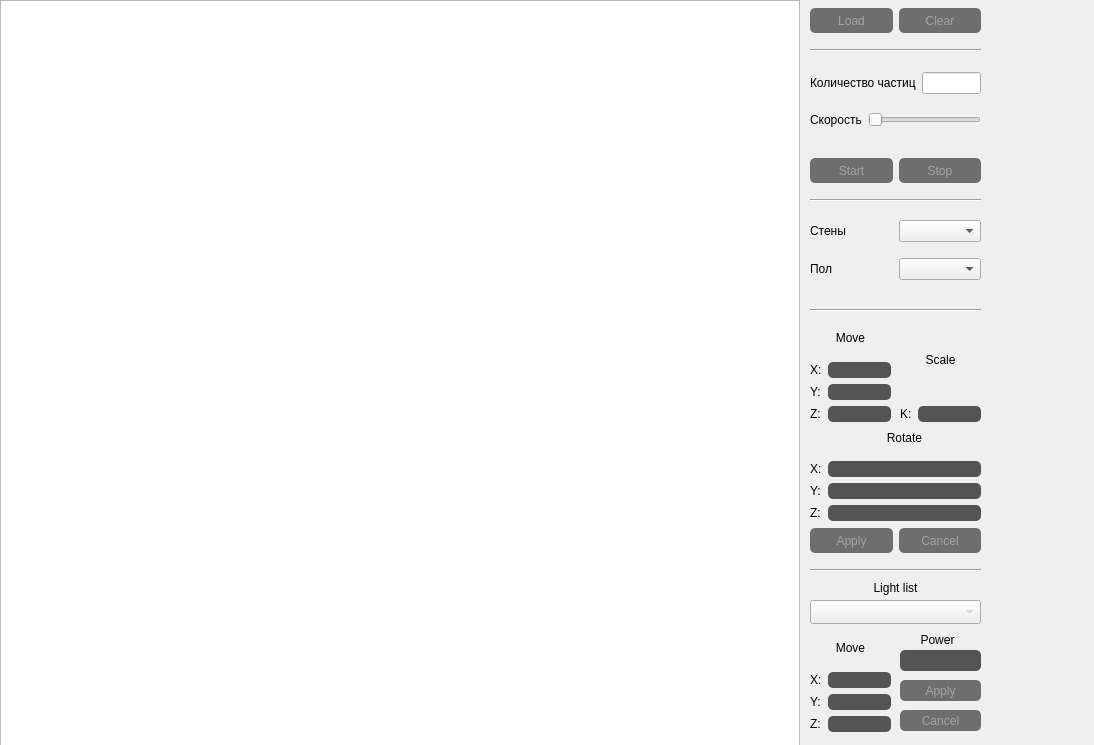
<?xml version="1.0" encoding="UTF-8"?>
<ui version="4.0">
 <class>MainWindow</class>
 <widget class="QMainWindow" name="MainWindow">
  <property name="geometry">
   <rect>
    <x>0</x>
    <y>0</y>
    <width>1094</width>
    <height>745</height>
   </rect>
  </property>
  <property name="windowTitle">
   <string>MainWindow</string>
  </property>
  <property name="styleSheet">
   <string notr="true">QDialog {
	background: rgba(50, 50, 50, 255);
}</string>
  </property>
  <widget class="QWidget" name="centralwidget">
   <widget class="QGraphicsView" name="graphicsView">
    <property name="geometry">
     <rect>
      <x>0</x>
      <y>0</y>
      <width>800</width>
      <height>800</height>
     </rect>
    </property>
   </widget>
   <widget class="QWidget" name="verticalLayoutWidget">
    <property name="geometry">
     <rect>
      <x>810</x>
      <y>320</y>
      <width>81</width>
      <height>102</height>
     </rect>
    </property>
    <layout class="QVBoxLayout" name="verticalLayout">
     <item>
      <widget class="QLabel" name="lbl_model_move">
       <property name="text">
        <string>Move</string>
       </property>
       <property name="alignment">
        <set>Qt::AlignCenter</set>
       </property>
      </widget>
     </item>
     <item>
      <layout class="QGridLayout" name="gridLayout">
       <item row="1" column="1">
        <widget class="QLineEdit" name="le_mmove_y">
         <property name="styleSheet">
          <string notr="true">QLineEdit {
    background: rgba(20, 20, 20, 180);
	color: rgba(200, 200, 200, 255);
	border-style: inset;
    border-radius: 5px;
}</string>
         </property>
        </widget>
       </item>
       <item row="0" column="1">
        <widget class="QLineEdit" name="le_mmove_x">
         <property name="styleSheet">
          <string notr="true">QLineEdit {
    background: rgba(20, 20, 20, 180);
	color: rgba(200, 200, 200, 255);
	border-style: inset;
    border-radius: 5px;
}</string>
         </property>
        </widget>
       </item>
       <item row="0" column="0">
        <widget class="QLabel" name="lbl_mmove_x">
         <property name="text">
          <string>X:</string>
         </property>
        </widget>
       </item>
       <item row="1" column="0">
        <widget class="QLabel" name="lbl_mmove_y">
         <property name="text">
          <string>Y:</string>
         </property>
        </widget>
       </item>
       <item row="2" column="0">
        <widget class="QLabel" name="lbl_mmove_z">
         <property name="text">
          <string>Z:</string>
         </property>
        </widget>
       </item>
       <item row="2" column="1">
        <widget class="QLineEdit" name="le_mmove_z">
         <property name="styleSheet">
          <string notr="true">QLineEdit {
    background: rgba(20, 20, 20, 180);
	color: rgba(200, 200, 200, 255);
	border-style: inset;
    border-radius: 5px;
}</string>
         </property>
        </widget>
       </item>
      </layout>
     </item>
    </layout>
   </widget>
   <widget class="QWidget" name="verticalLayoutWidget_2">
    <property name="geometry">
     <rect>
      <x>900</x>
      <y>320</y>
      <width>81</width>
      <height>102</height>
     </rect>
    </property>
    <layout class="QVBoxLayout" name="verticalLayout_2">
     <item>
      <widget class="QLabel" name="lbl_model_scale">
       <property name="text">
        <string>Scale</string>
       </property>
       <property name="alignment">
        <set>Qt::AlignCenter</set>
       </property>
      </widget>
     </item>
     <item>
      <layout class="QGridLayout" name="gridLayout_2">
       <item row="0" column="0">
        <widget class="QLabel" name="lbl_mscale_x">
         <property name="text">
          <string>K:</string>
         </property>
        </widget>
       </item>
       <item row="0" column="1">
        <widget class="QLineEdit" name="le_mscale_x">
         <property name="styleSheet">
          <string notr="true">QLineEdit {
    background: rgba(20, 20, 20, 180);
	color: rgba(200, 200, 200, 255);
	border-style: inset;
    border-radius: 5px;
}</string>
         </property>
        </widget>
       </item>
      </layout>
     </item>
    </layout>
   </widget>
   <widget class="Line" name="line">
    <property name="geometry">
     <rect>
      <x>810</x>
      <y>560</y>
      <width>171</width>
      <height>20</height>
     </rect>
    </property>
    <property name="orientation">
     <enum>Qt::Horizontal</enum>
    </property>
   </widget>
   <widget class="QComboBox" name="comboBox_light">
    <property name="geometry">
     <rect>
      <x>810</x>
      <y>600</y>
      <width>171</width>
      <height>24</height>
     </rect>
    </property>
    <property name="styleSheet">
     <string notr="true">QComboBox{
	color: rgba(200, 200, 200, 255);
}

QComboBox:on{
    background-color: rgba(30, 30, 30, 180);
	color: rgba(200, 200, 200, 255);
}</string>
    </property>
   </widget>
   <widget class="QLabel" name="lbl_lights">
    <property name="geometry">
     <rect>
      <x>810</x>
      <y>580</y>
      <width>171</width>
      <height>16</height>
     </rect>
    </property>
    <property name="text">
     <string>Light list</string>
    </property>
    <property name="alignment">
     <set>Qt::AlignCenter</set>
    </property>
   </widget>
   <widget class="QWidget" name="verticalLayoutWidget_5">
    <property name="geometry">
     <rect>
      <x>810</x>
      <y>630</y>
      <width>81</width>
      <height>102</height>
     </rect>
    </property>
    <layout class="QVBoxLayout" name="verticalLayout_5">
     <item>
      <widget class="QLabel" name="lbl_lmove">
       <property name="text">
        <string>Move</string>
       </property>
       <property name="alignment">
        <set>Qt::AlignCenter</set>
       </property>
      </widget>
     </item>
     <item>
      <layout class="QGridLayout" name="gridLayout_5">
       <item row="1" column="1">
        <widget class="QLineEdit" name="le_lmove_y">
         <property name="styleSheet">
          <string notr="true">QLineEdit {
    background: rgba(20, 20, 20, 180);
	color: rgba(200, 200, 200, 255);
	border-style: inset;
    border-radius: 5px;
}</string>
         </property>
        </widget>
       </item>
       <item row="0" column="1">
        <widget class="QLineEdit" name="le_lmove_x">
         <property name="styleSheet">
          <string notr="true">QLineEdit {
    background: rgba(20, 20, 20, 180);
	color: rgba(200, 200, 200, 255);
	border-style: inset;
    border-radius: 5px;
}</string>
         </property>
        </widget>
       </item>
       <item row="0" column="0">
        <widget class="QLabel" name="lbl_lmove_x">
         <property name="text">
          <string>X:</string>
         </property>
        </widget>
       </item>
       <item row="1" column="0">
        <widget class="QLabel" name="lbl_lmove_y">
         <property name="text">
          <string>Y:</string>
         </property>
        </widget>
       </item>
       <item row="2" column="0">
        <widget class="QLabel" name="lbl_lmove_z">
         <property name="text">
          <string>Z:</string>
         </property>
        </widget>
       </item>
       <item row="2" column="1">
        <widget class="QLineEdit" name="le_lmove_z">
         <property name="styleSheet">
          <string notr="true">QLineEdit {
    background: rgba(20, 20, 20, 180);
	color: rgba(200, 200, 200, 255);
	border-style: inset;
    border-radius: 5px;
}</string>
         </property>
        </widget>
       </item>
      </layout>
     </item>
    </layout>
   </widget>
   <widget class="QWidget" name="verticalLayoutWidget_6">
    <property name="geometry">
     <rect>
      <x>810</x>
      <y>420</y>
      <width>171</width>
      <height>101</height>
     </rect>
    </property>
    <layout class="QVBoxLayout" name="verticalLayout_6">
     <item>
      <layout class="QGridLayout" name="gridLayout_6">
       <item row="1" column="0">
        <widget class="QLabel" name="lbl_mrotate_x">
         <property name="text">
          <string>X:</string>
         </property>
        </widget>
       </item>
       <item row="0" column="1">
        <widget class="QLabel" name="lbl_mrotate">
         <property name="text">
          <string>Rotate</string>
         </property>
         <property name="alignment">
          <set>Qt::AlignCenter</set>
         </property>
        </widget>
       </item>
       <item row="2" column="1">
        <widget class="QLineEdit" name="le_mrotate_y">
         <property name="styleSheet">
          <string notr="true">QLineEdit {
    background: rgba(20, 20, 20, 180);
	color: rgba(200, 200, 200, 255);
	border-style: inset;
    border-radius: 5px;
}</string>
         </property>
        </widget>
       </item>
       <item row="3" column="0">
        <widget class="QLabel" name="lbl_mrotate_z">
         <property name="text">
          <string>Z:</string>
         </property>
        </widget>
       </item>
       <item row="1" column="1">
        <widget class="QLineEdit" name="le_mrotate_x">
         <property name="styleSheet">
          <string notr="true">QLineEdit {
    background: rgba(20, 20, 20, 180);
	color: rgba(200, 200, 200, 255);
	border-style: inset;
    border-radius: 5px;
}</string>
         </property>
        </widget>
       </item>
       <item row="2" column="0">
        <widget class="QLabel" name="lbl_mrotate_y">
         <property name="text">
          <string>Y:</string>
         </property>
        </widget>
       </item>
       <item row="3" column="1">
        <widget class="QLineEdit" name="le_mrotate_z">
         <property name="styleSheet">
          <string notr="true">QLineEdit {
    background: rgba(20, 20, 20, 180);
	color: rgba(200, 200, 200, 255);
	border-style: inset;
    border-radius: 5px;
}</string>
         </property>
        </widget>
       </item>
      </layout>
     </item>
    </layout>
   </widget>
   <widget class="QPushButton" name="pushButton_lapply">
    <property name="geometry">
     <rect>
      <x>900</x>
      <y>680</y>
      <width>81</width>
      <height>21</height>
     </rect>
    </property>
    <property name="styleSheet">
     <string notr="true">QPushButton {
    color: rgba(200, 200, 200, 150);
    border-radius: 5px;
    background: rgba(20, 20, 20, 150);
    }

QPushButton:hover {
    background: rgba(10, 10, 10, 150);
    }

QPushButton:pressed {
    border-style: inset;
    background: rgba(0, 0, 0, 150);
   }</string>
    </property>
    <property name="text">
     <string>Apply</string>
    </property>
   </widget>
   <widget class="QPushButton" name="pushButton_lcancel">
    <property name="geometry">
     <rect>
      <x>900</x>
      <y>710</y>
      <width>81</width>
      <height>21</height>
     </rect>
    </property>
    <property name="styleSheet">
     <string notr="true">QPushButton {
    color: rgba(200, 200, 200, 150);
    border-radius: 5px;
    background: rgba(20, 20, 20, 150);
    }

QPushButton:hover {
    background: rgba(10, 10, 10, 150);
    }

QPushButton:pressed {
    border-style: inset;
    background: rgba(0, 0, 0, 150);
   }</string>
    </property>
    <property name="text">
     <string>Cancel</string>
    </property>
   </widget>
   <widget class="QLabel" name="lbl_power">
    <property name="geometry">
     <rect>
      <x>902</x>
      <y>630</y>
      <width>71</width>
      <height>20</height>
     </rect>
    </property>
    <property name="text">
     <string>Power</string>
    </property>
    <property name="alignment">
     <set>Qt::AlignCenter</set>
    </property>
   </widget>
   <widget class="QLineEdit" name="le_power">
    <property name="geometry">
     <rect>
      <x>900</x>
      <y>650</y>
      <width>81</width>
      <height>21</height>
     </rect>
    </property>
    <property name="styleSheet">
     <string notr="true">QLineEdit {
    background: rgba(20, 20, 20, 180);
	color: rgba(200, 200, 200, 255);
	border-style: inset;
    border-radius: 5px;
}</string>
    </property>
   </widget>
   <widget class="QWidget" name="gridLayoutWidget">
    <property name="geometry">
     <rect>
      <x>810</x>
      <y>60</y>
      <width>171</width>
      <height>80</height>
     </rect>
    </property>
    <layout class="QGridLayout" name="gridLayout_3">
     <item row="0" column="0">
      <layout class="QVBoxLayout" name="verticalLayout_3">
       <item>
        <layout class="QHBoxLayout" name="horizontalLayout">
         <item>
          <widget class="QLabel" name="virus_count_label">
           <property name="text">
            <string>Количество частиц</string>
           </property>
          </widget>
         </item>
         <item>
          <widget class="QLineEdit" name="virus_count_field"/>
         </item>
        </layout>
       </item>
      </layout>
     </item>
     <item row="1" column="0">
      <layout class="QHBoxLayout" name="horizontalLayout_2">
       <item>
        <widget class="QLabel" name="speed_label">
         <property name="text">
          <string>Скорость</string>
         </property>
        </widget>
       </item>
       <item>
        <widget class="QSlider" name="speed_slider">
         <property name="orientation">
          <enum>Qt::Horizontal</enum>
         </property>
        </widget>
       </item>
      </layout>
     </item>
    </layout>
   </widget>
   <widget class="QWidget" name="horizontalLayoutWidget_3">
    <property name="geometry">
     <rect>
      <x>810</x>
      <y>150</y>
      <width>171</width>
      <height>41</height>
     </rect>
    </property>
    <layout class="QHBoxLayout" name="horizontalLayout_3">
     <item>
      <widget class="QPushButton" name="pushButton_start">
       <property name="minimumSize">
        <size>
         <width>0</width>
         <height>25</height>
        </size>
       </property>
       <property name="styleSheet">
        <string notr="true">QPushButton {
    color: rgba(200, 200, 200, 150);
    border-radius: 5px;
    background: rgba(20, 20, 20, 150);
    }

QPushButton:hover {
    background: rgba(10, 10, 10, 150);
    }

QPushButton:pressed {
    border-style: inset;
    background: rgba(0, 0, 0, 150);
    }</string>
       </property>
       <property name="text">
        <string>Start</string>
       </property>
      </widget>
     </item>
     <item>
      <widget class="QPushButton" name="pushButton_stop">
       <property name="minimumSize">
        <size>
         <width>0</width>
         <height>25</height>
        </size>
       </property>
       <property name="styleSheet">
        <string notr="true">QPushButton {
    color: rgba(200, 200, 200, 150);
    border-radius: 5px;
    background: rgba(20, 20, 20, 150);
    }

QPushButton:hover {
    background: rgba(10, 10, 10, 150);
    }

QPushButton:pressed {
    border-style: inset;
    background: rgba(0, 0, 0, 150);
    }</string>
       </property>
       <property name="text">
        <string>Stop</string>
       </property>
      </widget>
     </item>
    </layout>
   </widget>
   <widget class="QWidget" name="horizontalLayoutWidget_4">
    <property name="geometry">
     <rect>
      <x>810</x>
      <y>0</y>
      <width>171</width>
      <height>41</height>
     </rect>
    </property>
    <layout class="QHBoxLayout" name="horizontalLayout_4">
     <item>
      <widget class="QPushButton" name="pushButton_loadScene">
       <property name="minimumSize">
        <size>
         <width>0</width>
         <height>25</height>
        </size>
       </property>
       <property name="styleSheet">
        <string notr="true">QPushButton {
    color: rgba(200, 200, 200, 150);
    border-radius: 5px;
    background: rgba(20, 20, 20, 150);
    }

QPushButton:hover {
    background: rgba(10, 10, 10, 150);
    }

QPushButton:pressed {
    border-style: inset;
    background: rgba(0, 0, 0, 150);
    }</string>
       </property>
       <property name="text">
        <string>Load</string>
       </property>
      </widget>
     </item>
     <item>
      <widget class="QPushButton" name="pushButton_clear">
       <property name="minimumSize">
        <size>
         <width>0</width>
         <height>25</height>
        </size>
       </property>
       <property name="styleSheet">
        <string notr="true">QPushButton {
    color: rgba(200, 200, 200, 150);
    border-radius: 5px;
    background: rgba(20, 20, 20, 150);
    }

QPushButton:hover {
    background: rgba(10, 10, 10, 150);
    }

QPushButton:pressed {
    border-style: inset;
    background: rgba(0, 0, 0, 150);
    }</string>
       </property>
       <property name="text">
        <string>Clear</string>
       </property>
      </widget>
     </item>
    </layout>
   </widget>
   <widget class="QWidget" name="horizontalLayoutWidget_5">
    <property name="geometry">
     <rect>
      <x>810</x>
      <y>520</y>
      <width>171</width>
      <height>41</height>
     </rect>
    </property>
    <layout class="QHBoxLayout" name="horizontalLayout_5">
     <item>
      <widget class="QPushButton" name="pushButton_mapply">
       <property name="minimumSize">
        <size>
         <width>0</width>
         <height>25</height>
        </size>
       </property>
       <property name="styleSheet">
        <string notr="true">QPushButton {
    color: rgba(200, 200, 200, 150);
    border-radius: 5px;
    background: rgba(20, 20, 20, 150);
    }

QPushButton:hover {
    background: rgba(10, 10, 10, 150);
    }

QPushButton:pressed {
    border-style: inset;
    background: rgba(0, 0, 0, 150);
   }</string>
       </property>
       <property name="text">
        <string>Apply</string>
       </property>
      </widget>
     </item>
     <item>
      <widget class="QPushButton" name="pushButton_mcancel">
       <property name="minimumSize">
        <size>
         <width>0</width>
         <height>25</height>
        </size>
       </property>
       <property name="styleSheet">
        <string notr="true">QPushButton {
    color: rgba(200, 200, 200, 150);
    border-radius: 5px;
    background: rgba(20, 20, 20, 150);
    }

QPushButton:hover {
    background: rgba(10, 10, 10, 150);
    }

QPushButton:pressed {
    border-style: inset;
    background: rgba(0, 0, 0, 150);
   }</string>
       </property>
       <property name="text">
        <string>Cancel</string>
       </property>
      </widget>
     </item>
    </layout>
   </widget>
   <widget class="Line" name="line_2">
    <property name="geometry">
     <rect>
      <x>810</x>
      <y>190</y>
      <width>171</width>
      <height>20</height>
     </rect>
    </property>
    <property name="orientation">
     <enum>Qt::Horizontal</enum>
    </property>
   </widget>
   <widget class="Line" name="line_3">
    <property name="geometry">
     <rect>
      <x>810</x>
      <y>40</y>
      <width>171</width>
      <height>20</height>
     </rect>
    </property>
    <property name="orientation">
     <enum>Qt::Horizontal</enum>
    </property>
   </widget>
   <widget class="Line" name="line_4">
    <property name="geometry">
     <rect>
      <x>810</x>
      <y>300</y>
      <width>171</width>
      <height>20</height>
     </rect>
    </property>
    <property name="orientation">
     <enum>Qt::Horizontal</enum>
    </property>
   </widget>
   <widget class="QWidget" name="gridLayoutWidget_2">
    <property name="geometry">
     <rect>
      <x>810</x>
      <y>210</y>
      <width>171</width>
      <height>80</height>
     </rect>
    </property>
    <layout class="QGridLayout" name="gridLayout_7">
     <item row="0" column="0">
      <layout class="QVBoxLayout" name="verticalLayout_7">
       <item>
        <layout class="QHBoxLayout" name="horizontalLayout_8">
         <item>
          <widget class="QLabel" name="walls_label">
           <property name="text">
            <string>Стены</string>
           </property>
          </widget>
         </item>
         <item>
          <widget class="QComboBox" name="walls_comboBox"/>
         </item>
        </layout>
       </item>
      </layout>
     </item>
     <item row="1" column="0">
      <layout class="QHBoxLayout" name="horizontalLayout_9">
       <item>
        <widget class="QLabel" name="floor_label">
         <property name="text">
          <string>Пол</string>
         </property>
        </widget>
       </item>
       <item>
        <widget class="QComboBox" name="floor_comboBox"/>
       </item>
      </layout>
     </item>
    </layout>
   </widget>
  </widget>
 </widget>
 <resources/>
 <connections/>
</ui>
